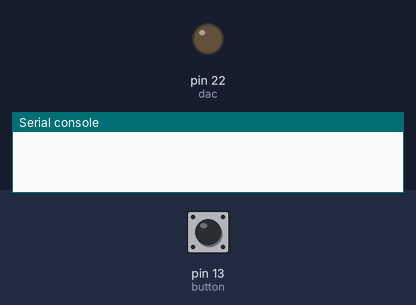
Recording of a program running on a simulated MicroPython board. Parts: output pins drawn as LEDs (lit = HIGH), the last lines printed to the serial console. Inputs (shaded band) come from the test bench; at power-on: pin 13 (button) HIGH.

Above: at 1.2 s.
1.3 s: pin 13 (button) pulled LOW for 1 s
At 2.8 s:
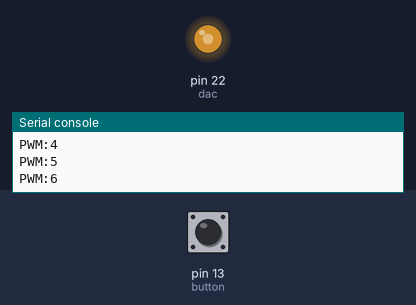
3.8 s: pin 13 (button) pulled LOW for 3.2 s
At 7.6 s:
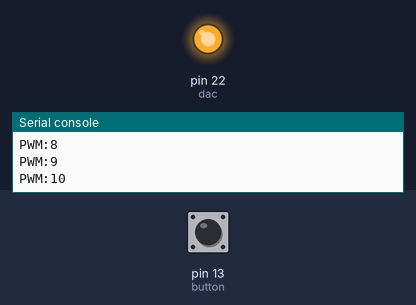
8.5 s: pin 13 (button) pulled LOW for 0.15 s
At 10.0 s:
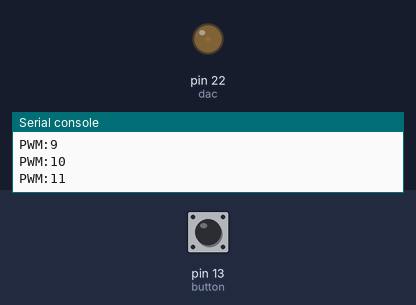
Timing chart, 0 to 11.5 s (numbered marks = the images above; inputs shaded):
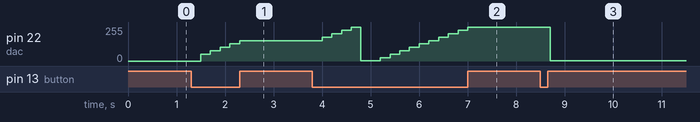

Measured:
- after the input at 1.3 s, pin 22 (dac): moves from 0/255 to 153/255 over 0.80 s, starting after 0.20 s
- after the input at 3.8 s, pin 22 (dac): 153/255 → 179/255 after 0.20 s, → 204/255 0.20 s later, → 230/255 0.20 s later, → 255/255 0.20 s later, … (15 changes in this stretch)
- after the input at 8.5 s, pin 22 (dac): 255/255 → 1/255 after 0.20 s

The program:

dac4.py
```python
# (licence header left out)
from machine import DAC, Pin
import time
dac = DAC('P22')                       # create a DAC object
button=Pin('P13', mode=Pin.IN)
cont=1                                 # variable
while True:
    if(button())==0:                   # activate buton
        time.sleep_ms(200)             # anti-bounce
        if cont <=10:                  # set the pwm 1-10
            cont+=1                    # pwm+++
            output=cont/10             # convert pwm between 0,1->1
            dac.write(output)                  # pwm write
            print("PWM:" + str(cont))           # sending messages
        else:
            cont=0
```
